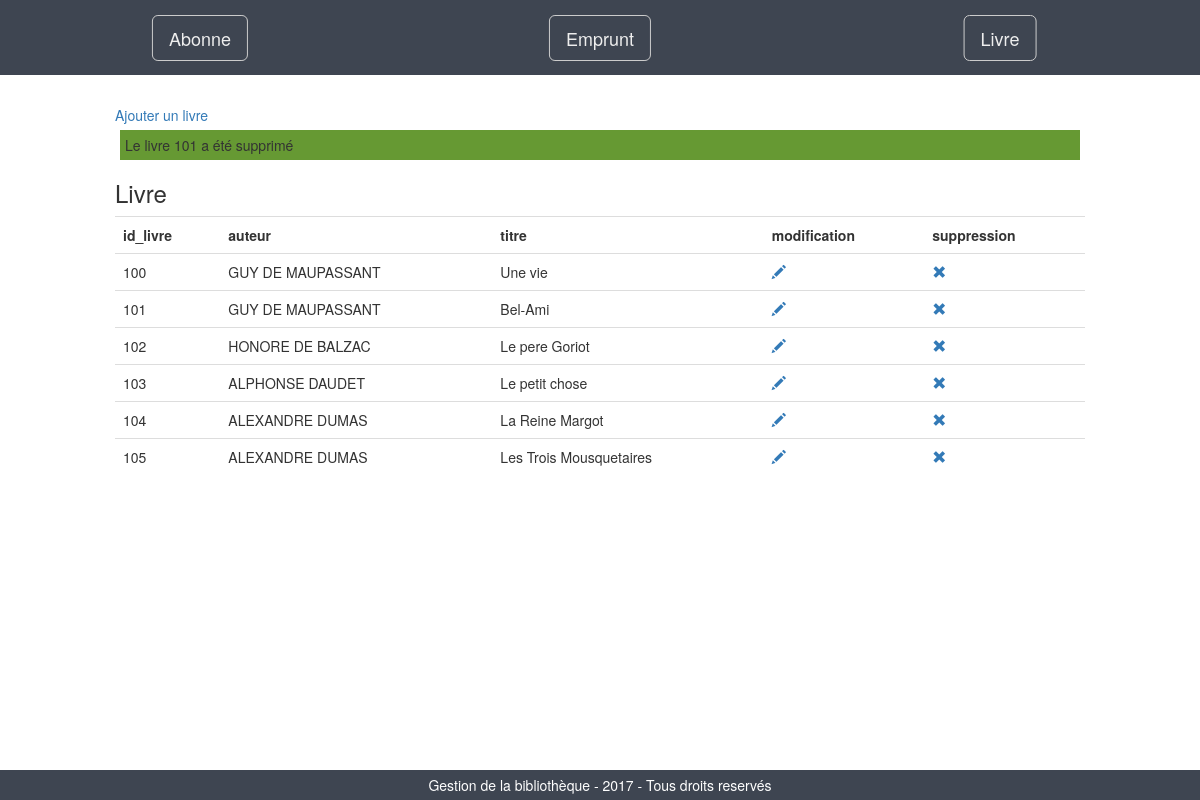
/?action=suppression_livre&id_livre=101, run on the app's committed database.
### tables this page shows
CREATE TABLE `livre` (
  `id_livre` int(3) NOT NULL AUTO_INCREMENT,
  `auteur` varchar(25) NOT NULL,
  `titre` varchar(50) NOT NULL,
  PRIMARY KEY (`id_livre`)
);

### inc/livre.inc.php (the view, shortened to what this page needs)
<?php
if (isset($_GET['action']) && $_GET['action']==='suppression_livre') {
	$message.="<div class=\"success\">Le livre $_GET[id_livre] a été supprimé</div>";
}
if (isset($_GET['table']) && $_GET['table'] === 'livre') {
$livre=$pdo->prepare("SELECT * FROM livre");
$livre->execute();
$content.= '<a href="?action=ajout_livre">Ajouter un livre</a>';
$content.=$message;
$content.= "<h3>Livre</h3>";
$content.= "<table class=\"table table-hover\">";
$content.= "<tr>";
for ($i=0; $i<$livre->columnCount(); $i++) {
	$column=$livre->getColumnMeta($i);
	$content.= "<th>$column[name]</th>";
}
$content.= "<th>modification</th>";
$content.= "<th>suppression</th>";
$content.= "</tr>";
while ($array_livre=$livre->fetch(PDO::FETCH_ASSOC)) {
	$content.= "<tr>";
	foreach ($array_livre as $key => $value) {
		$content.= "<td>$value</td>";
	}
$content.= '<td><a href="?action=modification_livre&id_livre='.$array_livre['id_livre'].'"><span class="glyphicon glyphicon-pencil"></span></a></td>';
$content.= '<td><a href="?action=suppression_livre&id_livre='.$array_livre['id_livre'].'"><span class="glyphicon glyphicon-remove"></span></a></td>';
$content.= "</tr>";
}
$content.= "</table>";
}
?>

### css/style.css (style rules this page uses)
html { position:relative; min-height: 100%; }
.success { background: #669933; padding: 5px; margin: 5px; }

### data on the page
livre: id_livre "100", auteur "GUY DE MAUPASSANT", titre "Une vie"
livre: id_livre "101", auteur "GUY DE MAUPASSANT", titre "Bel-Ami"
livre: id_livre "102", auteur "HONORE DE BALZAC", titre "Le pere Goriot"
livre: id_livre "103", auteur "ALPHONSE DAUDET", titre "Le petit chose"
livre: id_livre "104", auteur "ALEXANDRE DUMAS", titre "La Reine Margot"
livre: id_livre "105", auteur "ALEXANDRE DUMAS", titre "Les Trois Mousquetaires"

### other printed values
$_GET[id_livre] "101"
$column[name] "id_livre"
$column[name] "auteur"
$column[name] "titre"
